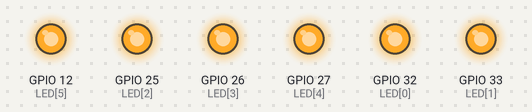
The sketch below on a simulated ESP32. Parts: output pins drawn as LEDs (lit = HIGH).

Above: at 0.1 s.
At 4.6 s:
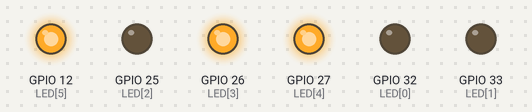
At 9.6 s:
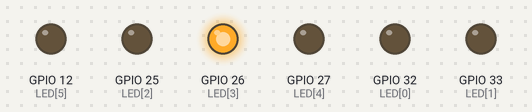
At 20.1 s:
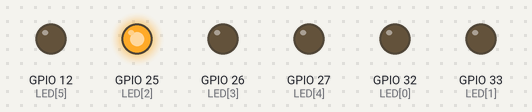
At 30.1 s:
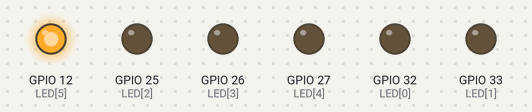
At 39.75 s:
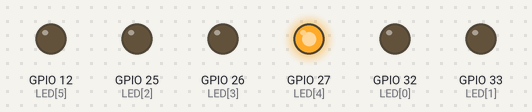
Timing chart, 0 to 40.0 s (numbered marks = the images above):
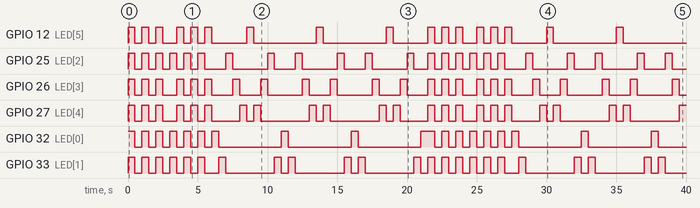

Measured:
- by itself, GPIO 12 (LED[5]): LOW → HIGH at 0.00 s, → LOW 0.50 s later, → HIGH 0.50 s later, → LOW 0.50 s later, … (34 changes in this stretch)
- by itself, GPIO 25 (LED[2]): LOW → HIGH at 0.00 s, → LOW 0.50 s later, → HIGH 0.50 s later, → LOW 0.50 s later, … (46 changes in this stretch)
- by itself, GPIO 26 (LED[3]): LOW → HIGH at 0.00 s, → LOW 0.50 s later, → HIGH 0.50 s later, → LOW 0.50 s later, … (46 changes in this stretch)
- by itself, GPIO 27 (LED[4]): LOW → HIGH at 0.00 s, → LOW 0.50 s later, → HIGH 0.50 s later, → LOW 0.50 s later, … (45 changes in this stretch)
- by itself, GPIO 32 (LED[0]): LOW → HIGH at 0.00 s, → LOW 0.50 s later, → HIGH 0.50 s later, → LOW 0.50 s later, … (36 changes in this stretch)
- by itself, GPIO 33 (LED[1]): LOW → HIGH at 0.00 s, → LOW 0.50 s later, → HIGH 0.50 s later, → LOW 0.50 s later, … (46 changes in this stretch)

The sketch:

Digital_Output.ino
```cpp
/*====================================================
                  DIGITAL OUTPUT LED
======================================================
Description:
  This program contains three LED modes: Blink LED,
  Alternate LED, and Run LED. Each mode uses a 500ms
  delay and runs for three cycles.

Programmer:
  De Asis, Felicity M.
  Dela Torre, Shanna Dale R.
  Galpo, Rhile L.

Date:
  2 September 2026
----------------------------------------------------*/
// GPIOS
uint8_t const LED[] = {32, 33, 25, 26, 27, 12};
uint8_t const NUM_PINS = sizeof(LED) / sizeof(LED[0]);

void setup() {
  for (int i = 0; i < NUM_PINS; i++) {
    pinMode(LED[i], OUTPUT);
  }
}

#include "LED_Modes.h"
// 3 cycle
void loop() {
  blink();
  alt();
  run();
}
```

LED_Modes.h
```cpp
void blink(){
  // BLINK 3x
  for(int x = 0; x < 3; x++){

    // LEDS ON
    for(int i = 0; i < NUM_PINS; i++){
      digitalWrite(LED[i],1);
    }
    delay(500);

    // LEDS OFF
    for(int i = 0; i < NUM_PINS; i++){
      digitalWrite(LED[i],0);
    }
    delay(500);
  }
}
void alt(){
  // ALT 3x
  for(int x = 0; x < 3; x++){

    // FIRST 3 ON, SECOND 3 OFF
    for(int i = 0; i < 3; i++){
      digitalWrite(LED[i],1);
    }

    for(int i = 3; i < 6; i++){
      digitalWrite(LED[i],0);
    }

    delay(500);

    // FIRST 3 OFF, SECOND 3 ON
    for(int i = 0; i < 3; i++){
      digitalWrite(LED[i],0);
    }

    for(int i = 3; i < 6; i++){
      digitalWrite(LED[i],1);
    }

    delay(500);

    // SECOND 3 OFF BEFORE RUN
    for(int i = 3; i < 6; i++){
      digitalWrite(LED[i],0);
    }
  }
}
void run(){

  // RUN 3x
  for(int x = 0; x < 3; x++){

    // LED 0 TO LED 5
    for(int i = 0; i < 6; i++){
      digitalWrite(LED[i],1);
      delay(500);
      digitalWrite(LED[i],0);
    }

    // LED 4 TO LED 1
    for(int i = 4; i >= 1; i--){
      digitalWrite(LED[i],1);
      delay(500);
      digitalWrite(LED[i],0);
    }

    // LED 0 ONLY
    if(x == 2){
      digitalWrite(LED[0],1);
      delay(500);
      digitalWrite(LED[0],0);
    }
  }
}
```
